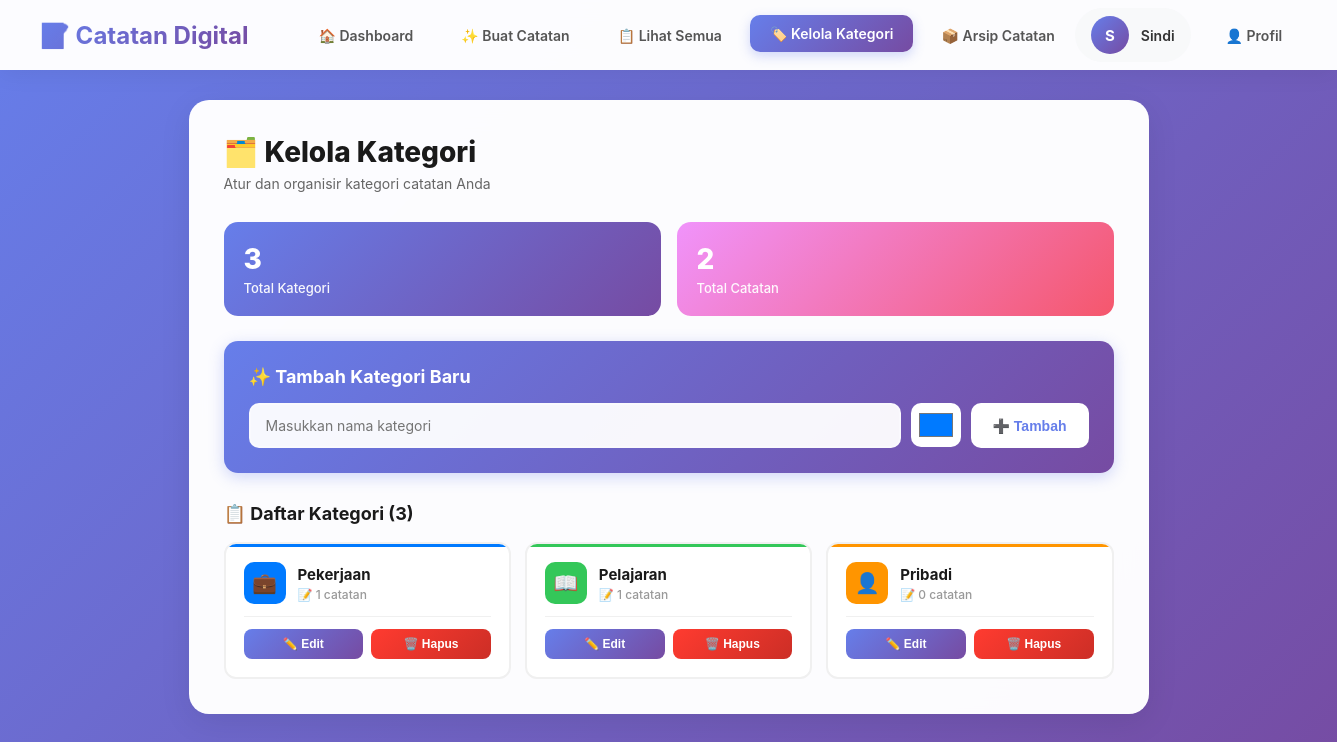
The page /manage_category.php (signed in) on the database its author committed.
### tables this page shows
CREATE TABLE `categories` (
  `id_kategori` int(11) NOT NULL,
  `id_user` int(11) NOT NULL,
  `nama_kategori` varchar(50) NOT NULL,
  `warna` varchar(7) DEFAULT '#007AFF',
  `deskripsi` text DEFAULT NULL,
  `tanggal_buat` timestamp NOT NULL DEFAULT current_timestamp()
);

### manage_category.php (the view, shortened to what this page needs)
<?php
$host = 'localhost';
$dbname = 'db_catatan_digital';
$username = 'root';
$password = '';
try {
    $pdo = new PDO("mysql:host=$host;dbname=$dbname;charset=utf8mb4", $username, $password);
    $pdo->setAttribute(PDO::ATTR_ERRMODE, PDO::ERRMODE_EXCEPTION);
} catch(PDOException $e) {
    die("Koneksi database gagal: " . $e->getMessage());
}
$user_id = null;
try {
    $stmt = $pdo->prepare("SELECT id_user FROM users WHERE email = :email");
    $stmt->execute([':email' => $_SESSION['user_email']]);
    $user = $stmt->fetch(PDO::FETCH_ASSOC);
    if ($user) {
        $user_id = $user['id_user'];
    } else {
        die("User tidak ditemukan di database!");
    }
} catch(PDOException $e) {
    die("Error mengambil data user: " . $e->getMessage());
}
try {
    $sql = "SELECT
                c.id_kategori,
                c.nama_kategori,
                c.warna,
                c.deskripsi,
                COUNT(n.id_catatan) as count
            FROM categories c
            LEFT JOIN notes n ON c.id_kategori = n.id_kategori AND n.status = 'aktif' AND n.id_user = :user_id
            WHERE c.id_user = :user_id
            GROUP BY c.id_kategori
            ORDER BY c.nama_kategori";
    $stmt = $pdo->prepare($sql);
    $stmt->execute([':user_id' => $user_id]);
    $categories = $stmt->fetchAll(PDO::FETCH_ASSOC);
} catch(PDOException $e) {
    die("Error mengambil kategori: " . $e->getMessage());
}
$total_categories = count($categories);
$total_notes = array_sum(array_column($categories, 'count'));
$category_icons = [
    'Pekerjaan' => '💼',
    'Pribadi' => '👤',
    'Pelajaran' => '📖',
    'Lainnya' => '📌',
    'default' => '🏷️'
];
$user_name = htmlspecialchars(ucfirst($_SESSION['user_name'] ?? 'User'));
?>
<!DOCTYPE html>
<html lang="id">
<head>
</head>
<body>
    <nav class="navbar">
        <div class="navbar-left">
            <h1>📝 Catatan Digital</h1>
            <div class="navbar-menu">
                <a href="dashboard.php" class="menu-btn">🏠 Dashboard</a>
                <a href="create_note.php" class="menu-btn">✨ Buat Catatan</a>
                <a href="view_notes.php" class="menu-btn">📋 Lihat Semua</a>
                <a href="manage_category.php" class="menu-btn active">🏷️ Kelola Kategori</a>
                <a href="archive.php" class="menu-btn">📦 Arsip Catatan</a>
            </div>
        </div>
        <div class="user-menu">
            <div class="user-info">
                <div class="user-avatar"><?php echo strtoupper($user_name[0]); ?></div>
                <div class="user-name"><?php echo $user_name; ?></div>
            </div>
            <a href="profile.php" class="navbar-btn">👤 Profil</a>
            <a href="logout.php" class="navbar-btn">🚪 Logout</a>
        </div>
    </nav>
    <div class="main-container">
        <div class="content-container">
            <div class="page-header">
                <h2>🗂️ Kelola Kategori</h2>
                <p>Atur dan organisir kategori catatan Anda</p>
            </div>
            <div class="stats-grid">
                <div class="stat-card">
                    <div class="stat-number"><?php echo $total_categories; ?></div>
                    <div class="stat-label">Total Kategori</div>
                </div>
                <div class="stat-card">
                    <div class="stat-number"><?php echo $total_notes; ?></div>
                    <div class="stat-label">Total Catatan</div>
                </div>
            </div>
            <div class="add-form">
                <h3>✨ Tambah Kategori Baru</h3>
                <form method="POST">
                    <div class="form-row">
                        <input
                            type="text"
                            name="category_name"
                            placeholder="Masukkan nama kategori"
                            maxlength="50"
                            required
                        >
                        <div class="color-picker-wrapper">
                            <input
                                type="color"
                                name="category_color"
                                value="#007AFF"
                                title="Pilih warna"
                            >
                        </div>
                        <button type="submit" name="action" value="add" class="btn-add">
                            ➕ Tambah
                        </button>
                    </div>
                </form>
            </div>
            <div class="category-list-header">
                <h3>📋 Daftar Kategori (<?php echo $total_categories; ?>)</h3>
            </div>
            <?php if (count($categories) > 0): ?>
                <div class="category-grid">
                    <?php foreach ($categories as $category):
                        $color = $category['warna'] ?? '#007AFF';
                        $icon = $category_icons[$category['nama_kategori']] ?? $category_icons['default'];
                    ?>
                        <div class="category-item" style="--category-color: <?php echo htmlspecialchars($color); ?>">
                            <div class="category-info">
                                <div class="category-icon" style="background: <?php echo htmlspecialchars($color); ?>">
                                    <?php echo $icon; ?>
                                </div>
                                <div class="category-details">
                                    <div class="category-name">
                                        <?php echo htmlspecialchars($category['nama_kategori']); ?>
                                    </div>
                                    <div class="category-count">
                                        📝 <?php echo $category['count']; ?> catatan
                                    </div>
                                </div>
                            </div>
                            <div class="category-actions">
                                <button class="btn-small btn-edit"
                                        onclick="editCategory(<?php echo $category['id_kategori']; ?>, '<?php echo htmlspecialchars($category['nama_kategori'], ENT_QUOTES); ?>', '<?php echo htmlspecialchars($color); ?>')">
                                    ✏️ Edit
                                </button>
                                <button class="btn-small btn-delete"
                                        onclick="deleteCategory(<?php echo $category['id_kategori']; ?>, '<?php echo htmlspecialchars($category['nama_kategori'], ENT_QUOTES); ?>', <?php echo $category['count']; ?>)">
                                    🗑️ Hapus
                                </button>
                            </div>
                        </div>
                    <?php endforeach; ?>
                </div>
            <?php endif; ?>
        </div>
    </div>
</body>
</html>

### rows shown on the page
categories: nama_kategori "💼", nama_kategori "Pekerjaan", count "1"
categories: nama_kategori "📖", nama_kategori "Pelajaran", count "1"
categories: nama_kategori "👤", nama_kategori "Pribadi", count "0"

### other values the page prints
$user_name[0] "S"
$user_name "Sindi"
$total_categories "3"
$total_notes "2"
